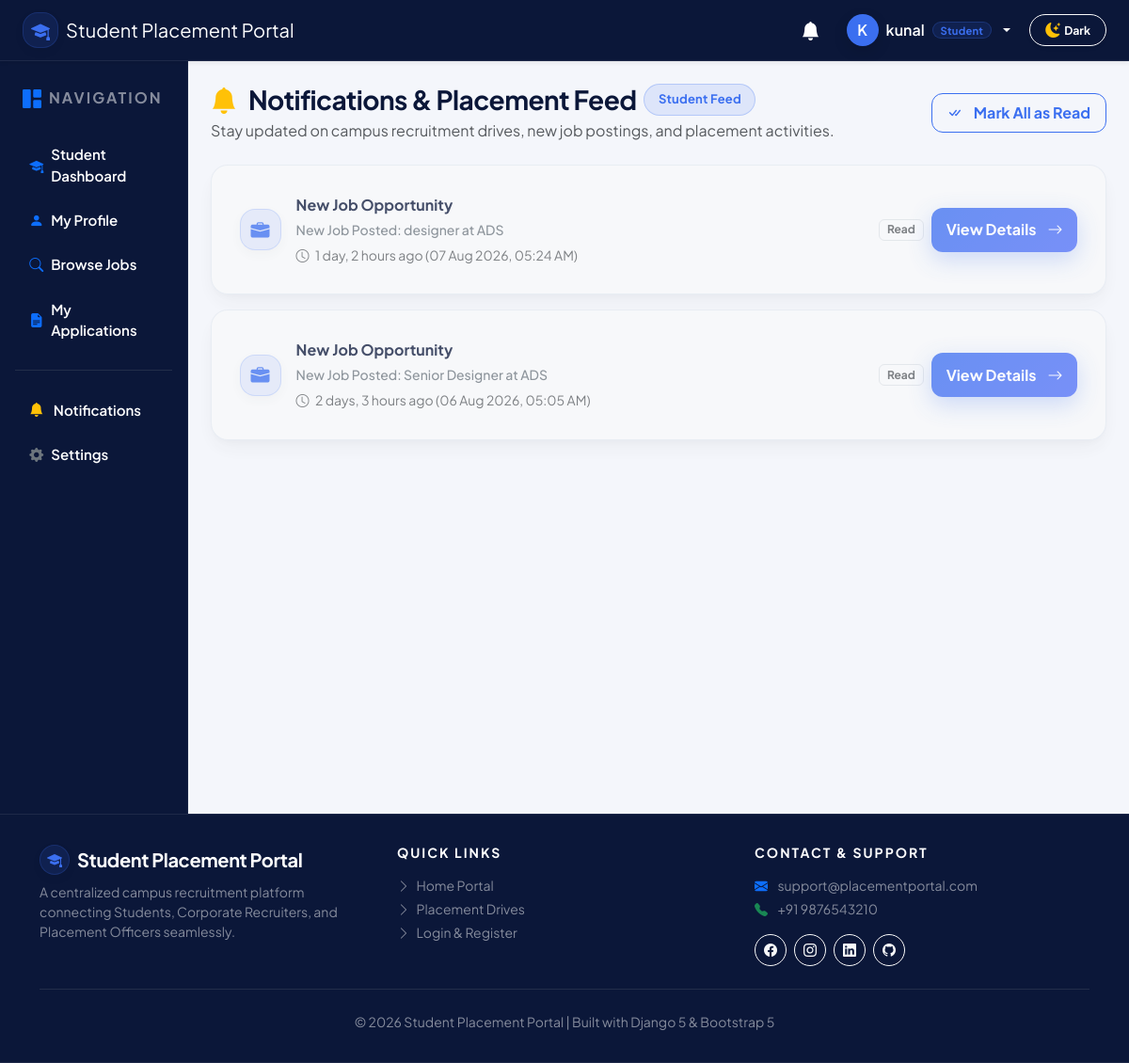
The app's page /notifications/ (signed in) with its own data.
### accounts/models.py (models this page shows, shortened)
class User(AbstractUser):
    ROLE_CHOICES = (
        ('student', 'Student'),
        ('recruiter', 'Recruiter'),
        ('officer', 'Placement Officer'),
    )
    role = models.CharField(
        max_length=20,
        choices=ROLE_CHOICES
    )
    phone = models.CharField(
        max_length=15,
        blank=True,
        null=True
    )
    profile_picture = models.ImageField(
        upload_to='profile_pictures/',
        blank=True,
        null=True
    )
    is_verified = models.BooleanField(default=False)
    created_at = models.DateTimeField(auto_now_add=True)
    updated_at = models.DateTimeField(auto_now=True)

class UserNotification(models.Model):
    NOTIFICATION_TYPES = (
        ('info', 'Information'),
        ('job', 'Job Alert'),
        ('application', 'Application Status'),
        ('interview', 'Interview Alert'),
        ('report', 'Report Alert'),
        ('system', 'System'),
    )
    user = models.ForeignKey(
        User,
        on_delete=models.CASCADE,
        related_name="notifications"
    )
    title = models.CharField(max_length=255)
    message = models.TextField()
    notification_type = models.CharField(
        max_length=20,
        choices=NOTIFICATION_TYPES,
        default='info'
    )
    link = models.CharField(max_length=255, blank=True, null=True)
    is_read = models.BooleanField(default=False)
    created_at = models.DateTimeField(auto_now_add=True)
    class Meta:
        ordering = ['-created_at']

### accounts/views.py (the view)
@login_required
def notifications(request):
    from .models import UserNotification
    user_notifications = UserNotification.objects.filter(user=request.user)
    return render(
        request,
        "accounts/notifications.html",
        {
            "notifications": user_notifications
        }
    )

### templates/accounts/notifications.html (shortened to what this page needs)
{% extends 'base.html' %}
{% block content %}
<div class="row">
    <div class="col-12 mb-4">
        <div class="d-flex align-items-center justify-content-between flex-wrap gap-3">
            <div>
                <div class="d-flex align-items-center gap-2 mb-1">
                    <h3 class="fw-bold mb-0" style="color: var(--spp-navy);"><i class="bi bi-bell-fill text-warning me-2"></i> Notifications & Placement Feed</h3>
                    {% if user.role == 'officer' %}
                        <span class="spp-pill orange fs-7">TPO Officer Feed</span>
                    {% elif user.role == 'recruiter' %}
                        <span class="spp-pill purple fs-7">Recruiter Feed</span>
                    {% else %}
                        <span class="spp-pill blue fs-7">Student Feed</span>
                    {% endif %}
                </div>
                <p class="text-muted mb-0">Stay updated on campus recruitment drives, new job postings, and placement activities.</p>
            </div>
            {% if notifications %}
                <a href="{% url 'accounts:mark_all_notifications_read' %}" class="btn-spp-outline py-2 px-3 fs-7">
                    <i class="bi bi-check-all me-1"></i> Mark All as Read
                </a>
            {% endif %}
        </div>
    </div>
    <div class="col-12">
        {% if notifications %}
            <div class="d-flex flex-column gap-3">
                {% for n in notifications %}
                    <div class="spp-card mb-0 p-3.5 {% if not n.is_read %}bg-white border-primary border-opacity-25 shadow-sm{% else %}bg-light opacity-75{% endif %}">
                        <div class="d-flex align-items-center justify-content-between flex-wrap gap-3">
                            <div class="d-flex align-items-center gap-3">
                                <div class="spp-stat-icon {% if n.notification_type == 'job' or 'Job' in n.title %}blue{% elif n.notification_type == 'application' or 'Application' in n.title %}green{% elif n.notification_type == 'interview' %}purple{% elif n.notification_type == 'report' %}orange{% else %}gray{% endif %} p-0 flex-shrink-0" style="width: 44px; height: 44px; font-size: 1.25rem;">
                                    {% if n.notification_type == 'job' or 'Job' in n.title %}
                                        <i class="bi bi-briefcase-fill"></i>
                                    {% elif n.notification_type == 'application' or 'Application' in n.title %}
                                        <i class="bi bi-send-fill"></i>
                                    {% elif n.notification_type == 'interview' %}
                                        <i class="bi bi-calendar-check-fill"></i>
                                    {% elif n.notification_type == 'report' %}
                                        <i class="bi bi-bar-chart-fill"></i>
                                    {% else %}
                                        <i class="bi bi-bell-fill"></i>
                                    {% endif %}
                                </div>
                                <div>
                                    <div class="d-flex align-items-center gap-2 mb-1">
                                        <strong class="fs-6" style="color: var(--spp-navy);">{{ n.title }}</strong>
                                    </div>
                                    <p class="mb-1 text-secondary small fw-medium" style="line-height: 1.5;">{{ n.message }}</p>
                                    <small class="text-muted"><i class="bi bi-clock me-1"></i> {{ n.created_at|timesince }} ago ({{ n.created_at|date:"d M Y, h:i A" }})</small>
                                </div>
                            </div>
                            <div class="d-flex align-items-center gap-2 ms-auto ms-sm-0">
                                {% if not n.is_read %}
                                    <a href="{% url 'accounts:mark_notification_read' n.id %}" class="btn-spp-outline py-1.5 px-3 fs-7" title="Mark as Read">
                                        <i class="bi bi-check-lg me-1"></i> Mark Read
                                    </a>
                                {% else %}
                                    <span class="badge bg-light text-muted border fs-7 px-2.5 py-1.5">Read</span>
                                {% endif %}
                                {% if n.link %}
                                    <a href="{{ n.link }}" class="btn-spp-primary py-1.5 px-3 fs-7">
                                        View Details <i class="bi bi-arrow-right ms-1"></i>
                                    </a>
                                {% endif %}
                            </div>
                        </div>
                    </div>
                {% endfor %}
            </div>
        {% endif %}
    </div>
</div>
{% endblock %}

### templates/includes/navbar.html (shortened to what this page needs)
<nav class="navbar navbar-expand-lg navbar-dark shadow-sm sticky-top py-2.5" style="background-color: #0B1739 !important; border-bottom: 1px solid rgba(255,255,255,0.08); z-index: 1030;">
    <div class="container-fluid px-3 px-lg-4">
        <a class="navbar-brand d-flex align-items-center gap-2 fw-extrabold" href="/">
            <div class="spp-stat-icon blue p-0" style="width: 38px; height: 38px; font-size: 1.25rem;">
                <i class="bi bi-mortarboard-fill"></i>
            </div>
            <span class="fs-5 tracking-tight text-white">Student Placement Portal</span>
        </a>
        <div class="collapse navbar-collapse" id="navbarContent">
            <ul class="navbar-nav ms-auto align-items-lg-center gap-2 mt-2 mt-lg-0">
                {% if user.is_authenticated %}
                    <li class="nav-item me-1">
                        <a class="nav-link text-white position-relative px-2 py-1" href="{% url 'accounts:notifications' %}" title="Notifications">
                            <i class="bi bi-bell-fill fs-5"></i>
                        </a>
                    </li>
                    <li class="nav-item dropdown">
                        <a class="nav-link dropdown-toggle text-white d-flex align-items-center gap-2 fw-semibold px-2 py-1" href="#" role="button" data-bs-toggle="dropdown">
                            <div class="spp-avatar border-0" style="width: 34px; height: 34px; font-size: 1rem; background: var(--spp-blue); color: #ffffff;">
                                {{ user.username|slice:":1"|upper }}
                            </div>
                            <span class="text-white">{{ user.username }}</span>
                            {% if user.role == 'student' %}
                                <span class="spp-pill blue py-0 px-2" style="font-size: 0.7rem;">Student</span>
                            {% elif user.role == 'recruiter' %}
                                <span class="spp-pill purple py-0 px-2" style="font-size: 0.7rem;">Recruiter</span>
                            {% elif user.role == 'officer' %}
                                <span class="spp-pill orange py-0 px-2" style="font-size: 0.7rem;">TPO Officer</span>
                            {% endif %}
                        </a>
                    </li>
                {% endif %}
                <li class="nav-item ms-lg-1">
                    <button class="btn btn-sm btn-outline-light rounded-pill px-3 py-1.5 d-inline-flex align-items-center justify-content-center gap-1.5 shadow-sm" id="themeToggleBtn" title="Toggle Dark/Light Theme" type="button" style="cursor: pointer;">
                        <i class="bi bi-moon-stars-fill text-warning fs-6" id="themeToggleIcon"></i>
                        <span id="themeToggleLabel" class="small fw-bold text-white ms-1">Dark</span>
                    </button>
                </li>
            </ul>
        </div>
    </div>
</nav>

### static/css/style.css (style rules this page uses)
:root { --spp-navy: #0B1739; --spp-navy-dark: #070F26; --spp-navy-light: #162650; --spp-blue: #3B6FF0; --spp-blue-dark: #2553ca; --spp-grad-start: #4F6EF7; --spp-grad-end: #8B5CF6; --spp-bg: #F4F6FB; --spp-card-bg: #FFFFFF; --spp-text-main: #0F172A; --spp-text-muted: #64748B; --spp-border: #E2E8F0; --spp-green: #10B981; --spp-green-bg: rgba(16, 185, 129, 0.1); --spp-orange: #F59E0B; --spp-orange-bg: rgba(245, 158, 11, 0.1); --spp-purple: #8B5CF6; --spp-purple-bg: rgba(139, 92, 246, 0.1); --spp-red: #EF4444; --spp-red-bg: rgba(239, 68, 68, 0.1); --spp-gray: #64748B; --spp-gray-bg: rgba(100, 116, 139, 0.1); --spp-shadow-sm: 0 2px 5px rgba(11, 23, 57, 0.04), 0 1px 2px rgba(11, 23, 57, 0.02); --spp-shadow-md: 0 10px 25px -3px rgba(11, 23, 57, 0.06), 0 4px 10px -2px rgba(11, 23, 57, 0.04); --spp-shadow-lg: 0 20px 40px -4px rgba(11, 23, 57, 0.1); --spp-shadow-glow: 0 8px 25px rgba(59, 111, 240, 0.3); }
body { background-color: var(--spp-bg); color: var(--spp-text-main); font-family: 'Plus Jakarta Sans', -apple-system, BlinkMacSystemFont, "Segoe UI", Roboto, sans-serif; min-height: 100vh; -webkit-font-smoothing: antialiased; }
h1, h2, h3, h4, h5, h6 { font-family: 'Plus Jakarta Sans', 'Outfit', sans-serif; font-weight: 700; color: var(--spp-navy); letter-spacing: -0.02em; }
.spp-card { background: var(--spp-card-bg); border-radius: 18px; border: 1px solid rgba(226, 232, 240, 0.85); box-shadow: var(--spp-shadow-md); padding: 1.85rem; margin-bottom: 1.75rem; transition: transform 0.25s ease, box-shadow 0.25s ease, border-color 0.25s ease; }
.spp-stat-icon { width: 56px; height: 56px; border-radius: 16px; display: flex; align-items: center; justify-content: center; font-size: 1.65rem; flex-shrink: 0; box-shadow: 0 4px 12px rgba(0, 0, 0, 0.04); }
.spp-stat-icon.blue { background: rgba(59, 111, 240, 0.12); color: var(--spp-blue); border: 1px solid rgba(59, 111, 240, 0.2); }
.spp-pill { display: inline-flex; align-items: center; gap: 0.4rem; padding: 0.4rem 0.9rem; border-radius: 50rem; font-size: 0.8125rem; font-weight: 700; letter-spacing: 0.2px; }
.spp-pill.blue { background: rgba(59, 111, 240, 0.12); color: var(--spp-blue); border: 1px solid rgba(59, 111, 240, 0.25); }
.btn-spp-primary { background: linear-gradient(135deg, #3B6FF0 0%, #4F6EF7 100%); color: #ffffff; border: none; border-radius: 12px; padding: 0.72rem 1.45rem; font-weight: 700; text-decoration: none; display: inline-flex; align-items: center; justify-content: center; gap: 0.5rem; box-shadow: var(--spp-shadow-glow); transition: all 0.25s cubic-bezier(0.4, 0, 0.2, 1); }
.btn-spp-outline { background-color: transparent; color: var(--spp-blue); border: 1.75px solid var(--spp-blue); border-radius: 12px; padding: 0.68rem 1.35rem; font-weight: 700; text-decoration: none; display: inline-flex; align-items: center; justify-content: center; gap: 0.5rem; transition: all 0.25s cubic-bezier(0.4, 0, 0.2, 1); }
.spp-avatar { width: 76px; height: 76px; border-radius: 50%; object-fit: cover; border: 3px solid #ffffff; box-shadow: 0 6px 16px rgba(0,0,0,0.12); background-color: #E2E8F0; display: inline-flex; align-items: center; justify-content: center; font-size: 1.85rem; color: var(--spp-navy); }

### records on screen
User: username "K", username "kunal"
UserNotification: notification_type "job" (drawn), title "New Job Opportunity", message "New Job Posted: designer at ADS", created_at "1 day, 2 hours", created_at "07 Aug 2026, 05:24 AM", is_read "Read"
UserNotification: notification_type "job" (drawn), title "New Job Opportunity", message "New Job Posted: Senior Designer at ADS", created_at "2 days, 3 hours", created_at "06 Aug 2026, 05:05 AM", is_read "Read"
